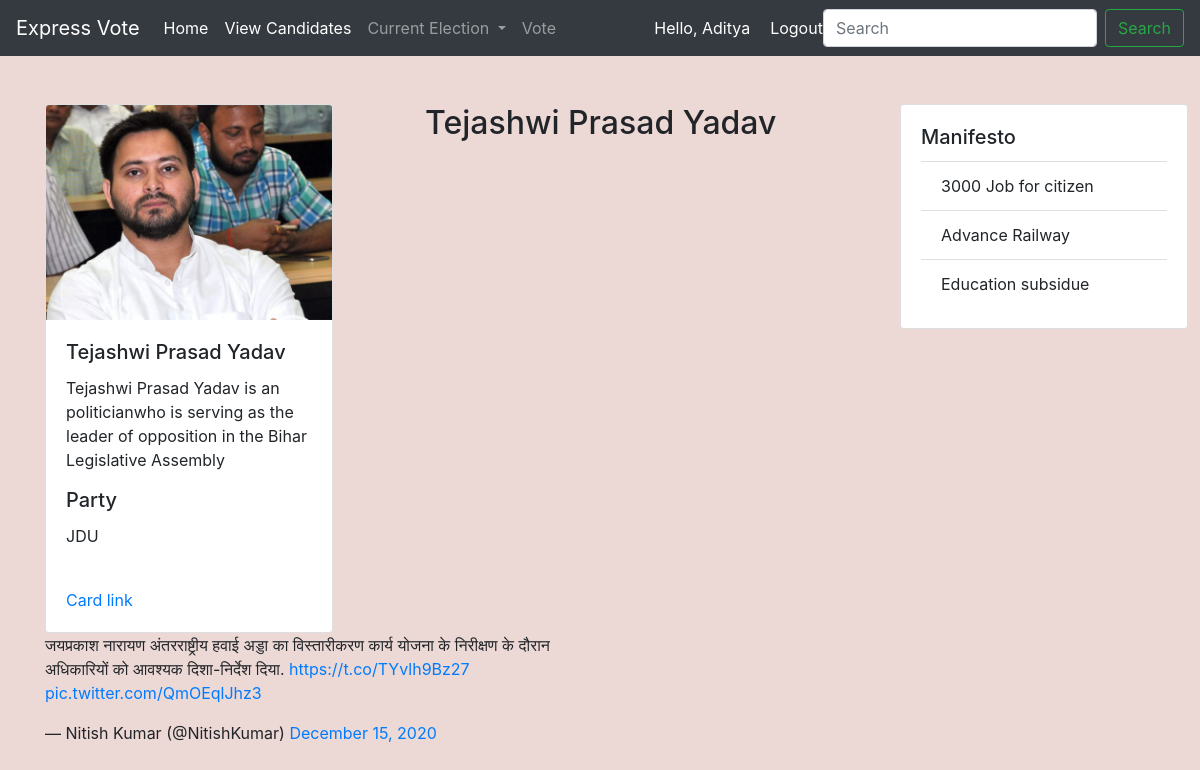
Before: /candidate/1/ (signed in) with the older database file.
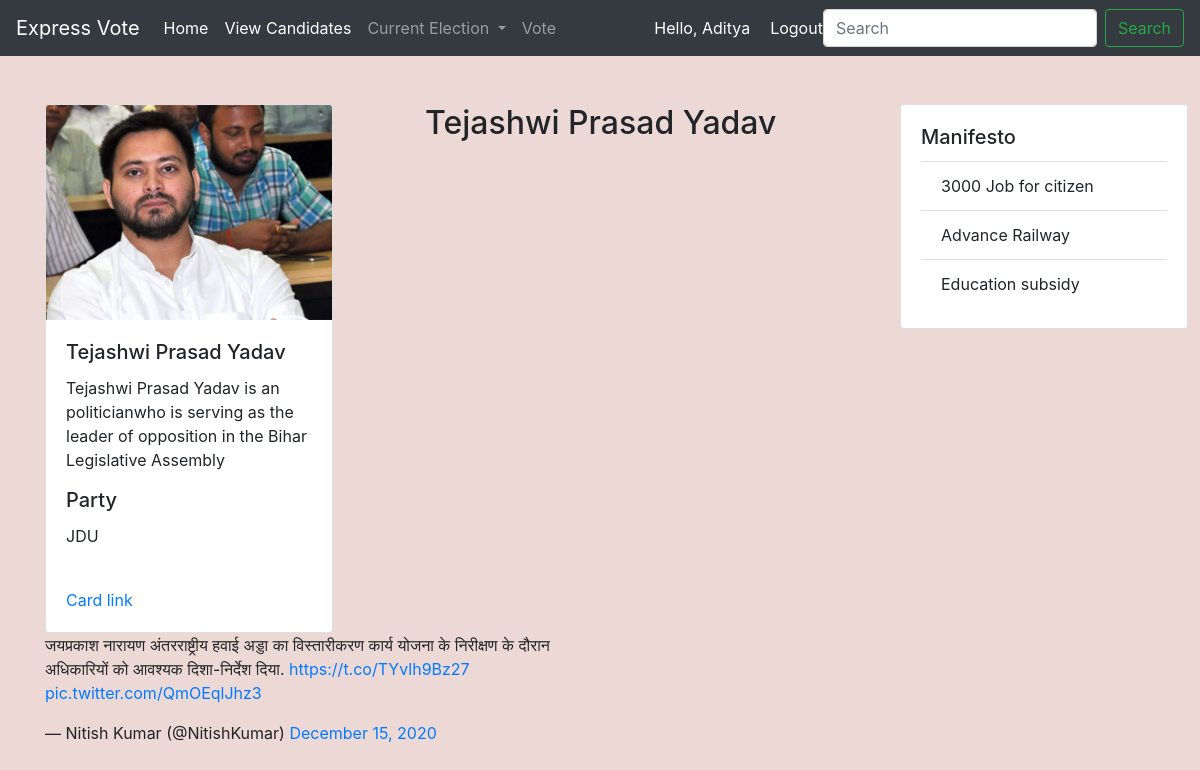
After: the same page with the newer database file.
### myapp/models.py (models this page shows, shortened)
class Imageleader(models.Model):
    title = models.CharField(max_length=200)
    description = models.TextField(max_length=200)
    description1 = models.TextField(max_length=1000,default='')
    manifesto1=models.CharField(max_length=200,default='')
    manifesto2=models.CharField(max_length=200,default='')
    manifesto3=models.CharField(max_length=200,default='')
    party=models.CharField(max_length=200,default='')
    image = models.ImageField(upload_to='image')
    cat = models.ForeignKey(location, on_delete=models.CASCADE)

### expressvote/views.py (the view)
# urls.py: path('candidate/<int:cd>/', views.show_cand_info),
@login_required(login_url='login')
def show_cand_info(request, cd):
    print(cd)
    print("Hello")
    images = Imageleader.objects.filter(id=cd)
    loc = location.objects.all()
    data = {'images': images, 'loc': loc}
    return render(request, "candidate.html", data)

### templates/Candidate.html (shortened to what this page needs)
<!DOCTYPE html>
<html lang="en">
<head>
    <link rel="stylesheet" href="https://maxcdn.bootstrapcdn.com/bootstrap/4.0.0/css/bootstrap.min.css">
</head>
<body>
 {%include 'navbar.html' %}
 <div class="container">
<div class="row">
      <div class="col-12 col-md-4">
        <div class="list-group mt-5">
            {% for i in images %}
                                <div class="card" style="width: 18rem;">
                  <img class="card-img-top" src="/media/{{ i.image }}" alt="Card image cap">
                  <div class="card-body">
                    <h5 class="card-title">{{i.title}}</h5>
                    <p class="card-text">{{ i.description}}</p>
                       <h5 class="card-title">Party</h5>
                      <p class="card-text">{{ i.party}}</p>
                  </div>
                  <div class="card-body">
                    <a href="#" class="card-link">Card link</a>
                  </div>
                </div>
            </div>
      </div>
        <div class="col-md 4 mt-5">
            {% for i in images %}
            <h2>{{i.title}}</h2>
            {% endfor %}
        </div>
            <div class="mt-5 col-md-3 col order-last">
                  <div class="card" style="width: 18rem;">
                      <div class="card-body">
                           <h5 class="card-title">Manifesto</h5>
                <ul class="list-group list-group-flush">
                    <li class="list-group-item">{{i.manifesto1}}</li>
                    <li class="list-group-item">{{i.manifesto2}}</li>
                    <li class="list-group-item">{{i.manifesto3}}</li>
                  </ul>
                      </div>
                  </div>
            </div>
            {% endfor %}
        </div>
      <div class="row">
          <div class="col-sm-6">
              <blockquote class="twitter-tweet"><p lang="hi" dir="ltr">जयप्रकाश नारायण अंतरराष्ट्रीय हवाई अड्डा का विस्तारीकरण कार्य योजना के निरीक्षण के दौरान अधिकारियों को आवश्यक दिशा-निर्देश दिया. <a href="https://t.co/TYvlh9Bz27">https://t.co/TYvlh9Bz27</a> <a href="https://t.co/QmOEqlJhz3">pic.twitter.com/QmOEqlJhz3</a></p>&mdash; Nitish Kumar (@NitishKumar) <a href="https://twitter.com/NitishKumar/status/1338900763850940416?ref_src=twsrc%5Etfw">December 15, 2020</a></blockquote> <script async src="https://platform.twitter.com/widgets.js" charset="utf-8"></script>
          </div>
      </div>
</div>
</body>
</html>

Changed rows visible on the page:
changed Imageleader "Tejashwi Prasad Yadav": manifesto3 "Education subsidue" → "Education subsidy"
